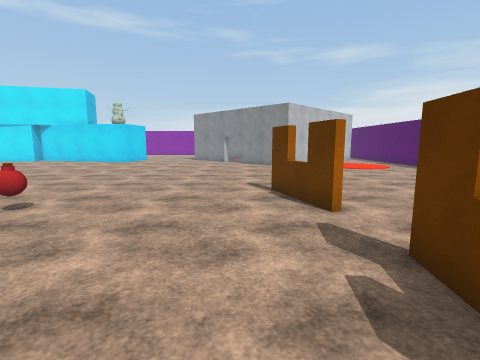
view 1 (above)

21 first-person views from a walk through a scene from a Unity 3-D project. The camera is 1.5 m above the floor, tilts 8° down and sees 85° across. The floor is counted in squares, 1 m on a side. Each view is taken from the middle of a square. On the plan, view 1 faces up. The plan holds only what a view shows up to about 14 squares ahead; the rest is blank. The place goes on beyond the plan. The player character is not drawn. Some animated figures are left out. Surface patterns are stand-ins for the level's own textures.

view 2
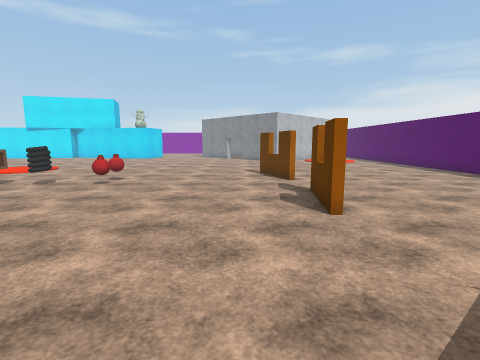

view 3
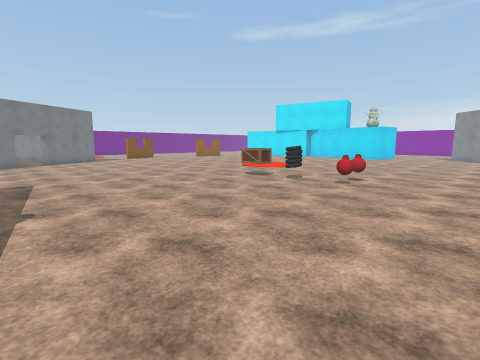

view 4
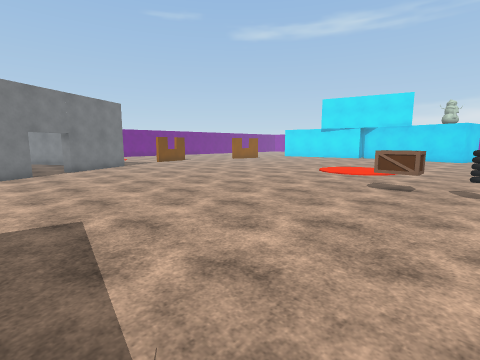

view 5
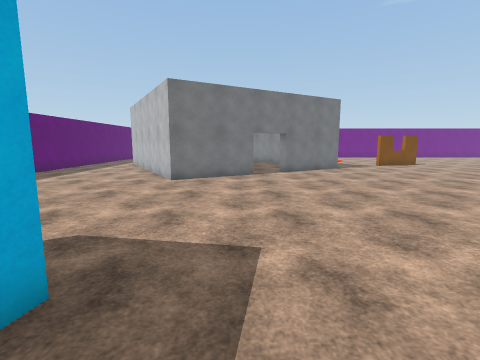

view 6
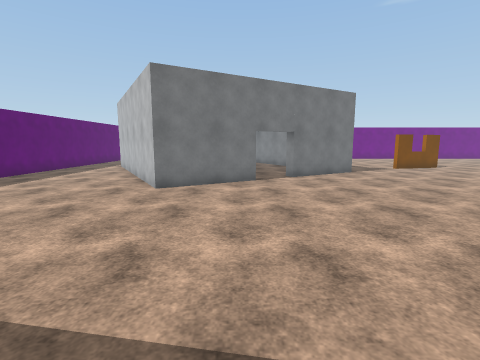

view 7
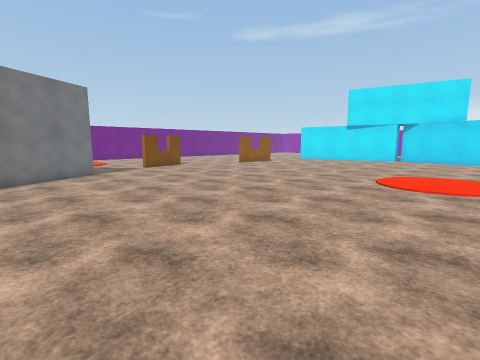

view 8
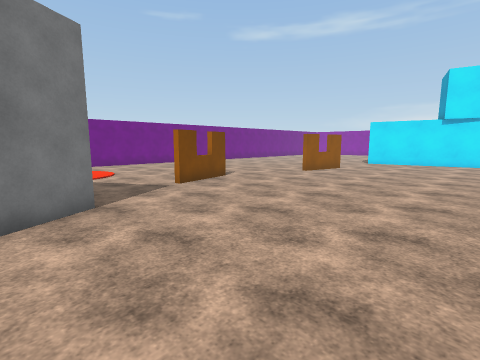

view 9
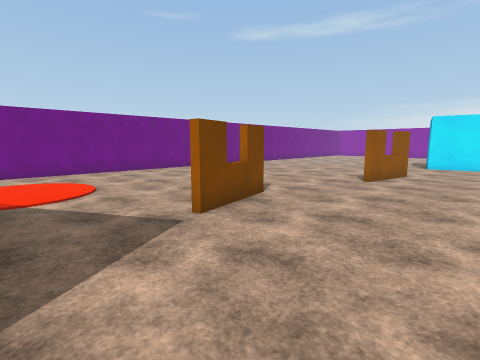

view 10
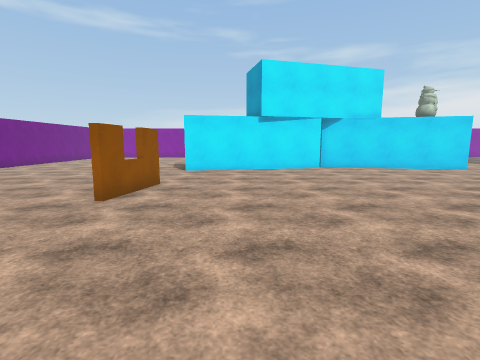

view 11
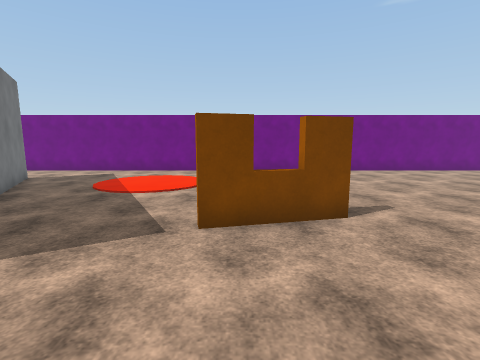

view 12
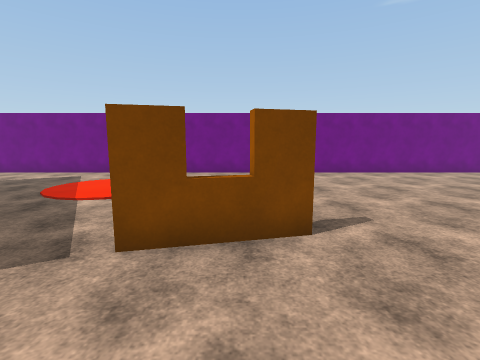

view 13
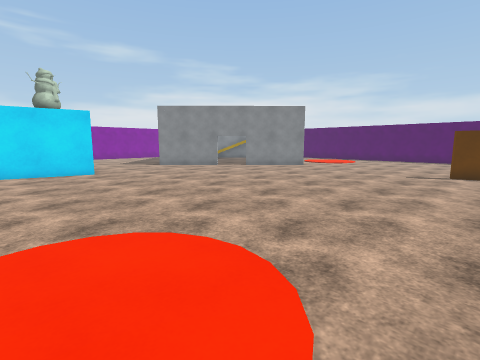

view 14
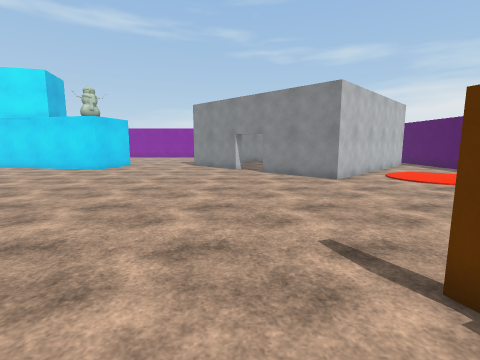

view 15
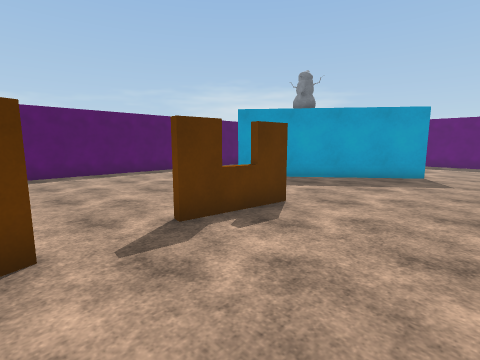

view 16
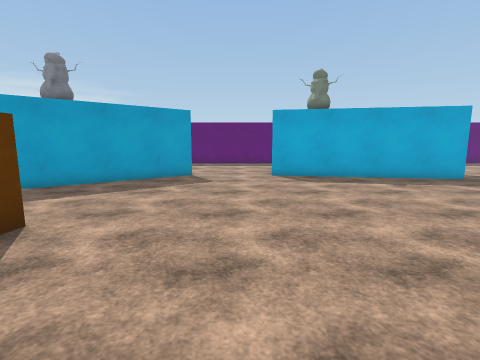

view 17
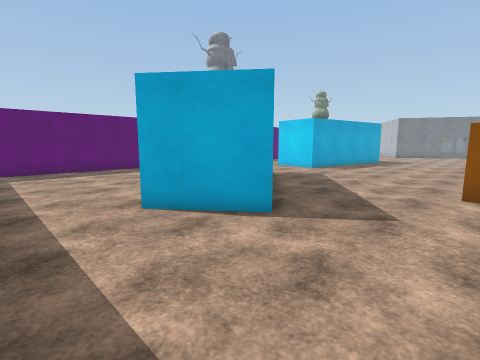

view 18
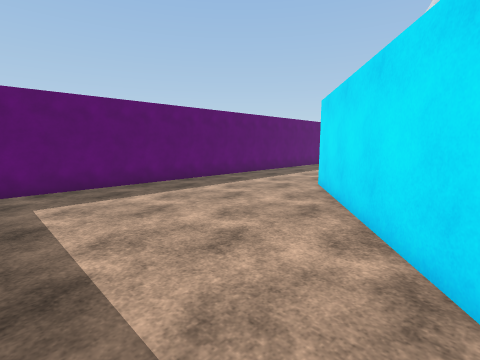

view 19
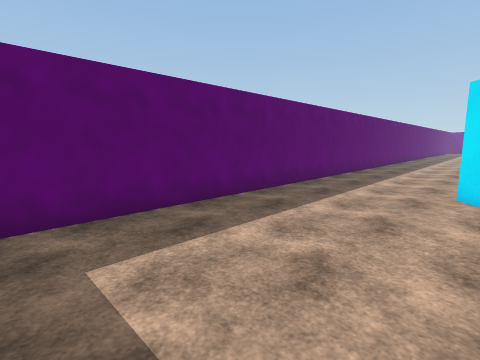

view 20
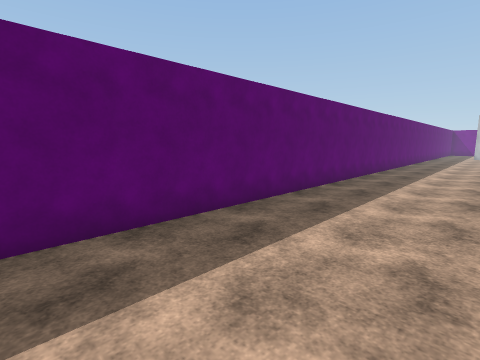

view 21
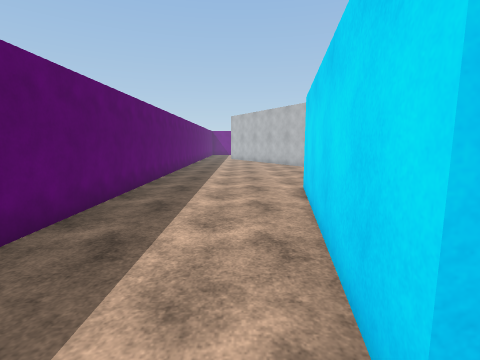

### Floor plan
Points are (right, up) in squares from view 1. A wall is a line through its corners. A room is listed if a view was taken in it or the views show most of it. See-through windows are left out.
Room 1 (views 1, 2, 3, 4, 5, 6, 7, 8, 9, 10, 11, 12, 13, 14, 15, 16, 17, 18, 19, 20, 21)
walls: (-11.4, -5.9) (-3.4, -7.2); (-21.7, -3.3) (-19.6, -6.8) (-25.1, -10); (-24.7, 1.9) (-22.6, -1.6) (-23.1, -1.9); (-3.9, -10.2) (-11.9, -8.8); (0.2, -7.4) (6.6, -2.4) (8.4, -4.8); (-9, 20.8) (-12, 21.5); (-25, 15.7) (-25.6, 12.6); (-17.1, -14.5) (10.9, -14.5); (-22.7, 20.8) (-23.3, 20.7); (8.2, -5) (2.1, -9.8); (-33.3, -3.2) (-29.6, -1); (-25.1, -14.5) (-22.2, -14.5); (6.3, 20.1) (3, 16.8) (0.2, 19.6); (-36.5, 7.5) (-36.5, 2.6); (-36.5, 0.4) (-36.5, -5.4); (-36.5, 19.4) (-36.5, 10.9)
objects: barricade (-27, 5) to (-27, 8); other object (-10, 4) to (-9, 5); other object (-7, 4) to (-7, 5); other object (-5, 4) to (-5, 6); barricade (1, 6) to (2, 8); barricade (2, 0) to (2, 3)

Positions as (right, up) in squares from view 1, and headings:
1: (0, 0), facing up
2: (0, -5), facing up
3: (-1, -5), facing up-left
4: (-7, -5), facing up-left
5: (-9, -4), facing left
6: (-11, -4), facing left
7: (-11, -2), facing up-left
8: (-18, 0), facing up-left
9: (-22, 2), facing up-left
10: (-22, 6), facing up
11: (-22, 6), facing left
12: (-23, 7), facing left
13: (-13, 7), facing up-right
14: (-1, 6), facing up
15: (-2, 6), facing down-right
16: (-2, 5), facing down
17: (11, 1), facing down-left
18: (11, -5), facing down-left
19: (11, -9), facing down-left
20: (4, -10), facing down-left
21: (-3, -11), facing left
